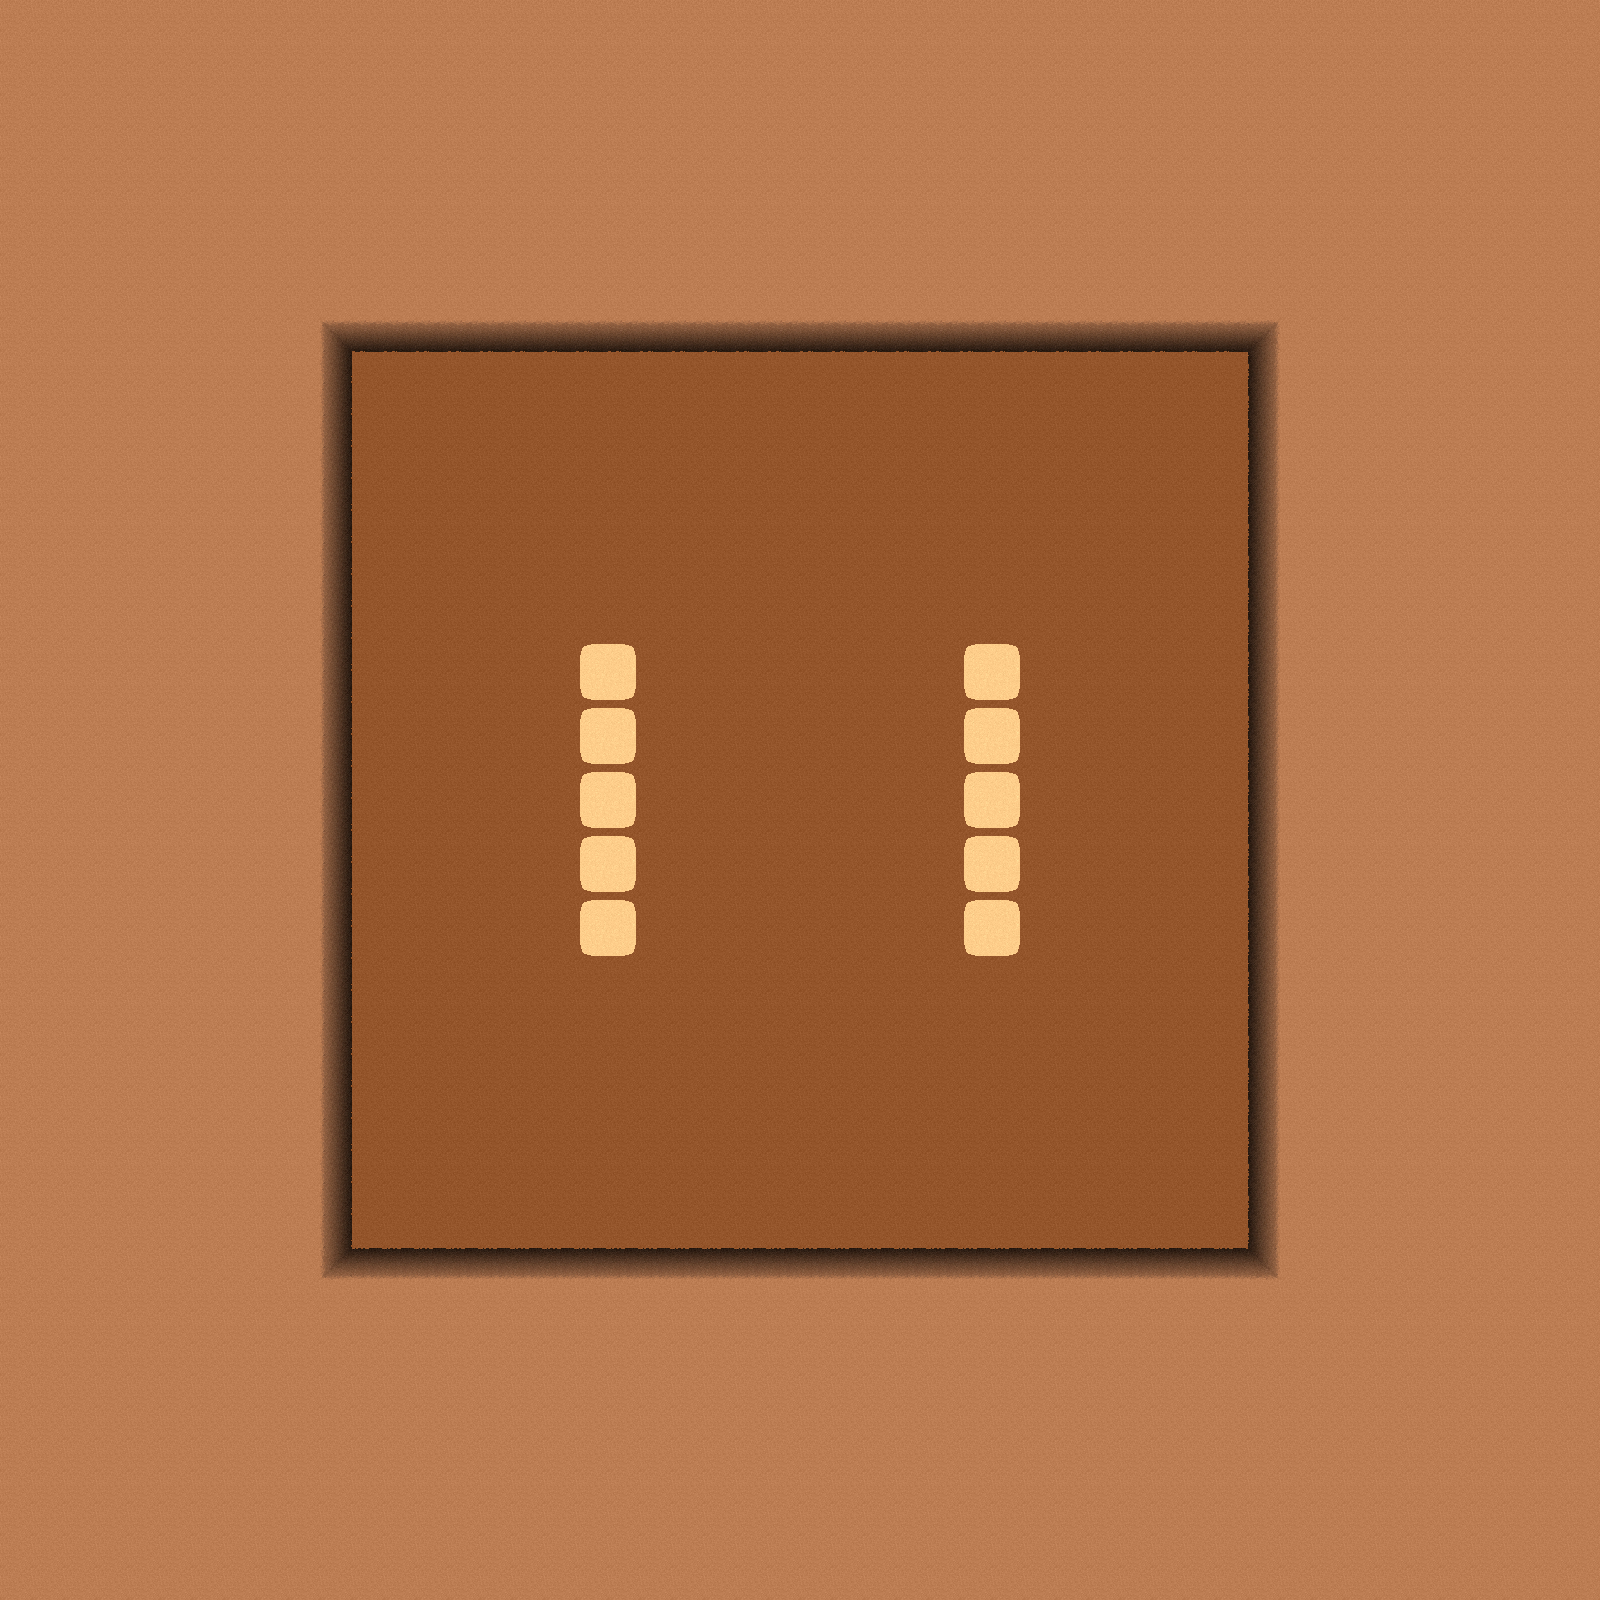

A level layout from a 2D game, rendered from its tile map. Below: a short description, then the map file with tile-grid data replaced by summaries:
An orthogonal 50x50 tile map with 32x32 px tiles, 5 tile layers (1collision, 2floor, 3raisedfloor, 4raisederfloor, ...) and 11 objects (field, A0, A1, A2, A3, ...).

<map version="1.2" tiledversion="1.2.2" orientation="orthogonal" renderorder="right-down" width="50" height="50" tilewidth="32" tileheight="32" infinite="0" nextlayerid="22" nextobjectid="82">
 <tileset firstgid="1" name="Tileset" tilewidth="32" tileheight="32" tilecount="400" columns="20">
  <image source="Tileset.png" trans="ff00ff" width="640" height="640" />
 </tileset>
 <layer id="15" name="1collision" width="50" height="50">
  <data>[2500 cells, 0 non-empty, 0 distinct tile ids]</data>
 </layer>
 <layer id="16" name="2floor" width="50" height="50">
  <data>[2500 cells, 2500 non-empty, 5 distinct tile ids]</data>
 </layer>
 <objectgroup id="21" name="effects" />
 <layer id="17" name="3raisedfloor" width="50" height="50">
  <data>[2500 cells, 1716 non-empty, 9 distinct tile ids]</data>
 </layer>
 <layer id="18" name="4raisederfloor" width="50" height="50">
  <data>[2500 cells, 0 non-empty, 0 distinct tile ids]</data>
 </layer>
 <objectgroup id="7" name="5objects" />
 <layer id="19" name="6abovefloor" width="50" height="50">
  <data>[2500 cells, 0 non-empty, 0 distinct tile ids]</data>
 </layer>
 <objectgroup id="20" name="spots">
  <object id="11" name="field" x="534" y="598" width="532" height="404" />
  <object id="72" name="A0" x="592" y="656" width="32" height="32" />
  <object id="73" name="A1" x="592" y="720" width="32" height="32" />
  <object id="74" name="A2" x="592" y="784" width="32" height="32" />
  <object id="75" name="A3" x="592" y="848" width="32" height="32" />
  <object id="76" name="A4" x="592" y="912" width="32" height="32" />
  <object id="77" name="B4" x="976" y="912" width="32" height="32" />
  <object id="78" name="B0" x="976" y="656" width="32" height="32" />
  <object id="79" name="B1" x="976" y="720" width="32" height="32" />
  <object id="80" name="B2" x="976" y="784" width="32" height="32" />
  <object id="81" name="B3" x="976" y="848" width="32" height="32" />
 </objectgroup>
</map>
